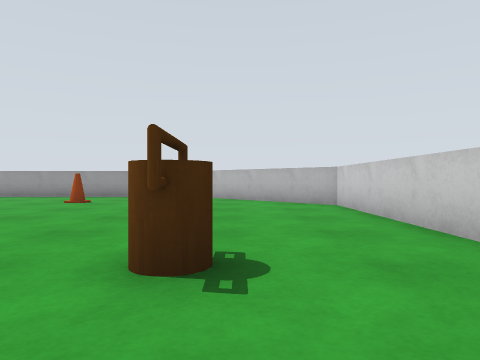
[1] (above)

18 first-person views from a walk through a world built for the Gazebo simulator. The camera is 0.62 m above the floor, looks level and sees 70° across. The floor is counted in squares, 1 m on a side. Each view is taken from the middle of a square. On the plan, view 1 faces up. The plan holds only what a view shows up to about 10 squares ahead; the rest is blank.

[2]
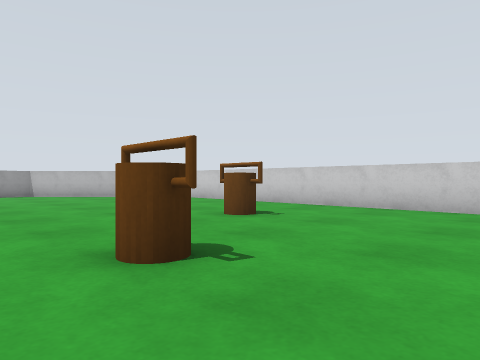

[3]
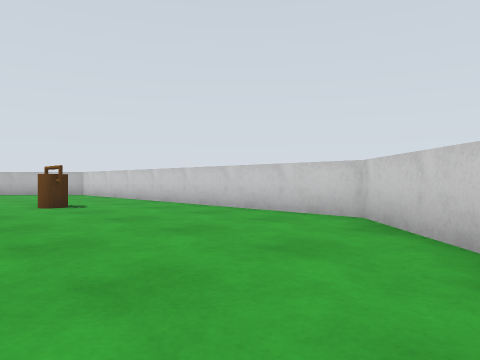

[4]
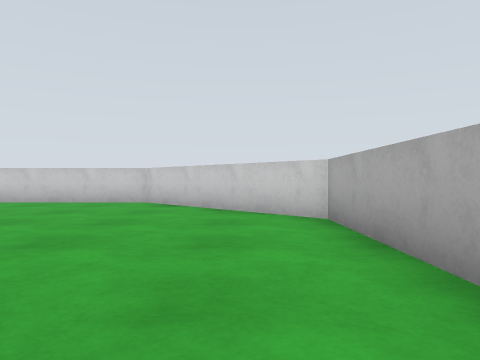

[5]
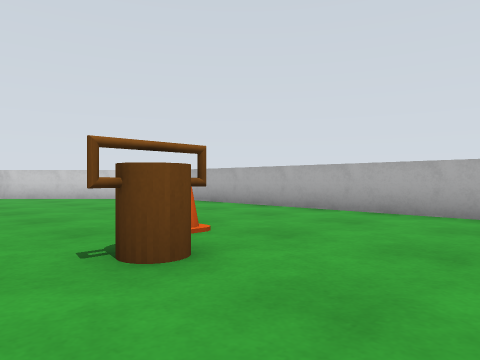

[6]
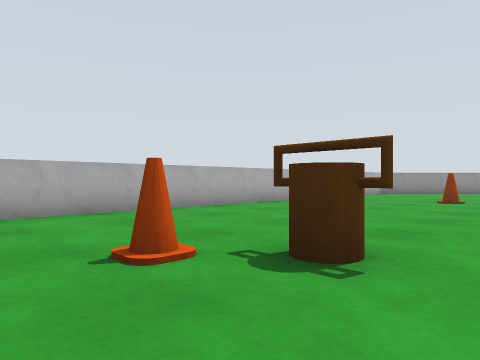

[7]
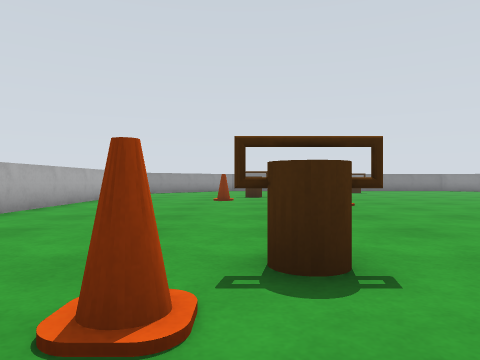

[8]
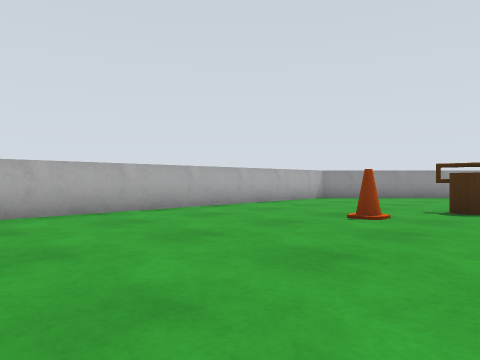

[9]
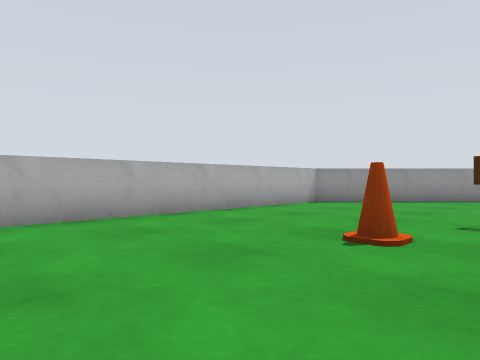

[10]
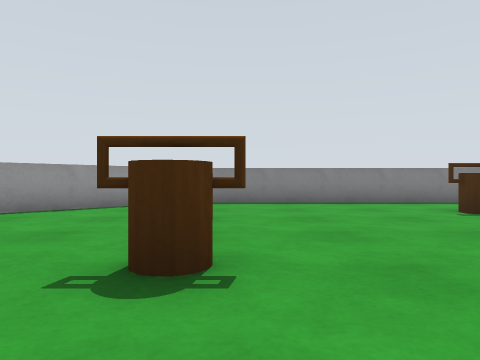

[11]
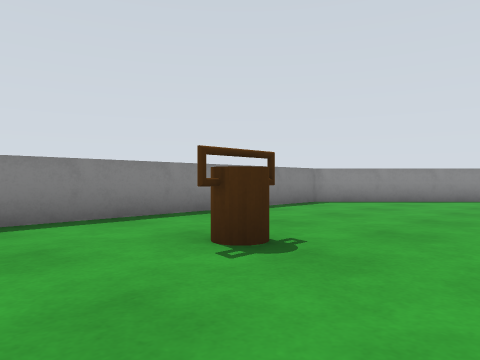

[12]
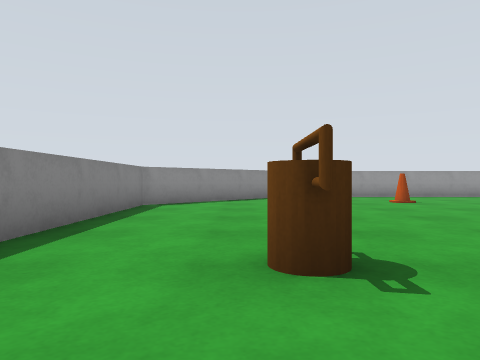

[13]
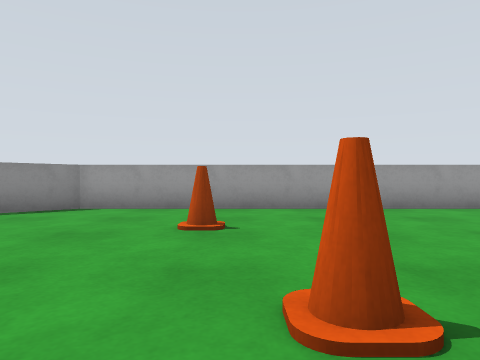

[14]
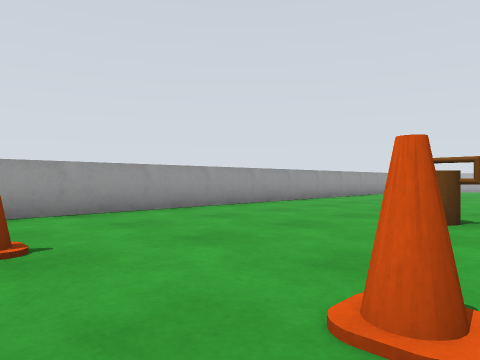

[15]
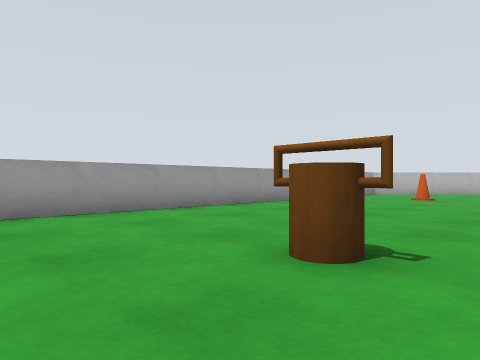

[16]
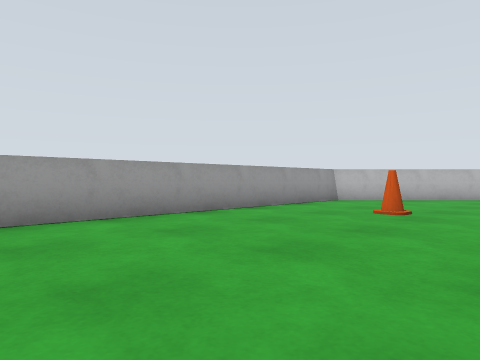

[17]
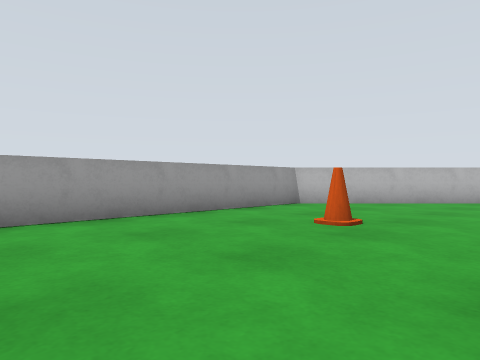

[18]
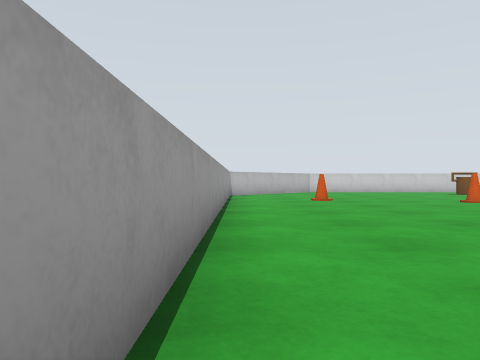

### Floor plan
Points are (right, up) in squares from view 1. A wall is a line through its corners. A room is listed if a view was taken in it or the views show most of it. See-through windows are left out.
Room 1 (views 1, 2, 3, 4, 5, 6, 7, 8, 9, 10, 11, 12, 13, 14, 15, 16, 17, 18)
walls: (-24.8, -4.1) (-21.5, -7.4) (-1.5, -7.4) (2.4, -3.5) (2.4, 8.5) (-1.5, 12.4) (-21.5, 12.4) (-25.4, 8.5) (-25.4, -2.8)
objects: bucket (-23, 2) to (-22, 3); bucket (-19, -3) to (-18, -2); cone (-18, 9); cone (-17, 6); cone (-16, -4); bucket (-14, 7) to (-13, 8); bucket (-9, -3) to (-8, -2); cone (-5, 5); bucket (-4, 0) to (-3, 1); cone (-4, 9); bucket (-1, 2) to (0, 3)

Where each view was taken, in squares from view 1:
view 1: 0 up, 0 right, facing up
view 2: 2 down, 5 left, facing up-right
view 3: 6 down, 3 left, facing up-right
view 4: 6 down, 7 left, facing right
view 5: 1 down, 11 left, facing down-right
view 6: 1 down, 6 left, facing down-left
view 7: 3 down, 6 left, facing left
view 8: 1 down, 11 left, facing down-left
view 9: 2 down, 13 left, facing down-left
view 10: 2 down, 16 left, facing left
view 11: 0 up, 20 left, facing up-left
view 12: 0 up, 23 left, facing up
view 13: 5 up, 18 left, facing up
view 14: 6 up, 19 left, facing up-right
view 15: 6 up, 16 left, facing up-right
view 16: 7 up, 11 left, facing up-right
view 17: 7 up, 9 left, facing up-right
view 18: 12 up, 15 left, facing right
